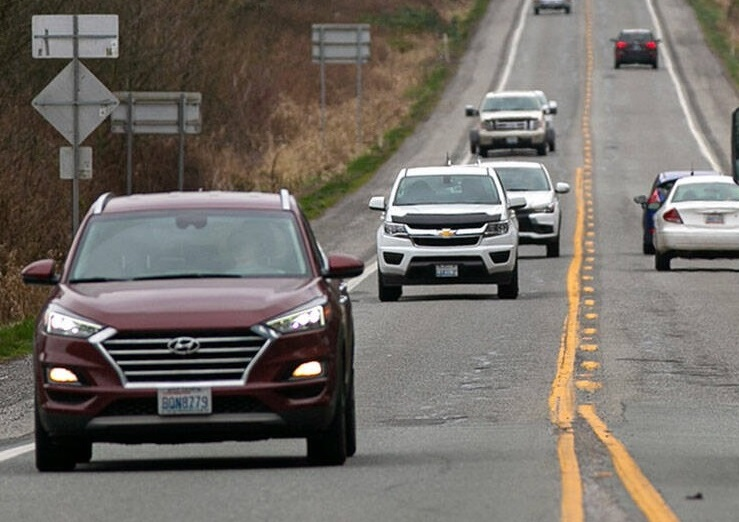
#> input picture 5-20.jpg, 739 x 522 px, found by its file name
$ python imread.py
#> lines starting #> are read from the running program, lines starting #| are printed output that depends on the picture
import cv2
import numpy as np
import matplotlib.pyplot as plt
import random
import math
shear = 50
perspective = 0.002
degrees = 20
scale=.1
translate=.1
hgain=0.5
sgain=0.5
vgain=0.5
imgFile = r"C:\Users\hxb971002\Desktop\CODE\5-20.jpg"  # 读取文件的路径
img1 = cv2.imread(imgFile, flags=1)  # flags=1 读取彩色图像(BGR)
#> img1 is the input picture: shape (522, 739, 3); mean B, G, R 103.7, 109.7, 115.1
img2 = cv2.imread(imgFile, flags=0)  # flags=0 读取为灰度图像
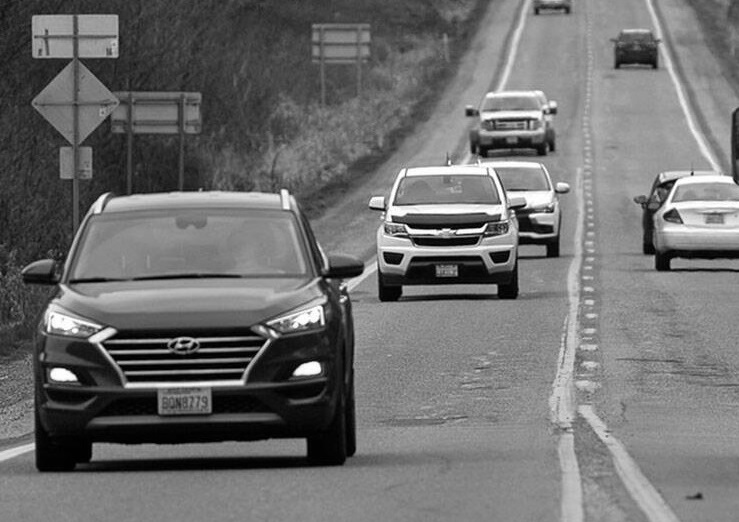
#> img2: shape (522, 739); min 0, max 255, mean 110.6

height = img1.shape[0]  # shape(h,w,c)
#> height = 522
width = img1.shape[1]
#> width = 739
'''
# Center
C = np.eye(3)
C[0, 2] = -img1.shape[1] / 2  # x translation (pixels) 第一行第三列
C[1, 2] = -img1.shape[0] / 2  # y translation (pixels) 第二行第三列
'''
'''
# Perspective
P = np.eye(3)
P[2, 0] = random.uniform(-perspective, perspective)  # x perspective (about y)
P[2, 1] = random.uniform(-perspective, perspective)  # y perspective (about x)
'''

'''
# Rotation and Scale
R = np.eye(3)
a = random.uniform(-degrees, degrees)
# a += random.choice([-180, -90, 0, 90])  # add 90deg rotations to small rotations
s = random.uniform(1 - scale, 1 + scale)
# s = 2 ** random.uniform(-scale, scale)
R[:2] = cv2.getRotationMatrix2D(angle=a, center=(0, 0), scale=s)
'''
'''
# shear
S = np.eye(3)
S[0, 1] = math.tan(random.uniform(-shear, shear) * math.pi / 180)  # x shear (deg)
S[1, 0] = math.tan(random.uniform(-shear, shear) * math.pi / 180)  # y shear (deg)
'''
'''
# Translation
T = np.eye(3)
T[0, 2] = random.uniform(0.5 - translate, 0.5 + translate) * width  # x translation (pixels)
T[1, 2] = random.uniform(0.5 - translate, 0.5 + translate) * height  # y translation (pixels)

'''
'''
# HSV
r = np.random.uniform(-1, 1, 3) * [hgain, sgain, vgain] + 1  # random gains
hue, sat, val = cv2.split(cv2.cvtColor(img1, cv2.COLOR_BGR2HSV))
dtype = img1.dtype  # uint8

x = np.arange(0, 256, dtype=r.dtype)
lut_hue = ((x * r[0]) % 180).astype(dtype)
lut_sat = np.clip(x * r[1], 0, 255).astype(dtype)
lut_val = np.clip(x * r[2], 0, 255).astype(dtype)

im_hsv = cv2.merge((cv2.LUT(hue, lut_hue), cv2.LUT(sat, lut_sat), cv2.LUT(val, lut_val)))
cv2.cvtColor(im_hsv, cv2.COLOR_HSV2BGR, dst=img1)  # no return needed
'''

#img = np.fliplr(img1)
#im = cv2.warpPerspective(img1, T, dsize=(width, height), borderValue=(114, 114, 114))


#> (the run stopped early here; a loop or call above may not have finished)

$ run again, with deep-learn.jpg copied over 5-20.jpg
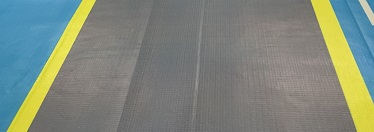
#> input picture deep-learn.jpg, 374 x 132 px, found by its file name
#> img1 is the input picture: shape (132, 374, 3); mean B, G, R 124.6, 135.8, 127.1
#> `img2 = cv2.imread(imgFile, flags=0)`:
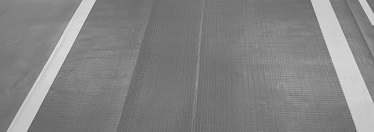
#> img2: shape (132, 374); min 92, max 229, mean 131.9
